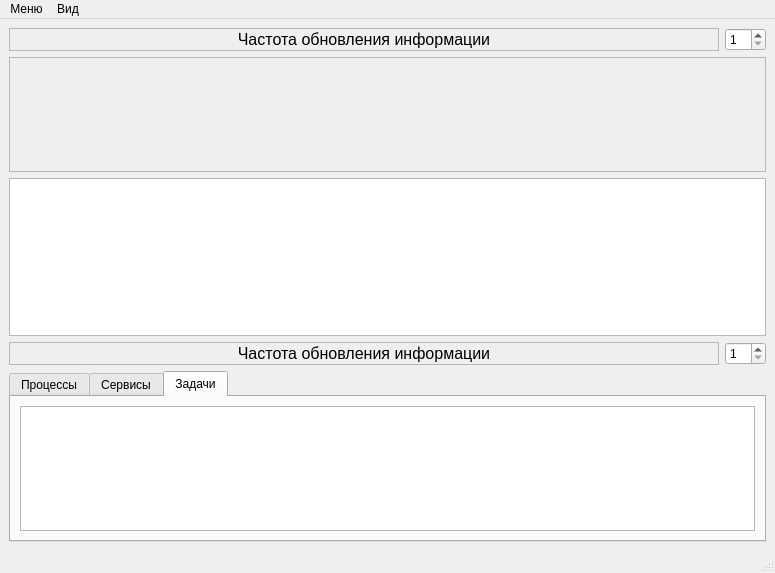
<?xml version="1.0" encoding="UTF-8"?>
<ui version="4.0">
 <class>MainWindow</class>
 <widget class="QMainWindow" name="MainWindow">
  <property name="geometry">
   <rect>
    <x>0</x>
    <y>0</y>
    <width>775</width>
    <height>573</height>
   </rect>
  </property>
  <property name="minimumSize">
   <size>
    <width>700</width>
    <height>500</height>
   </size>
  </property>
  <property name="maximumSize">
   <size>
    <width>1000</width>
    <height>800</height>
   </size>
  </property>
  <property name="cursor">
   <cursorShape>PointingHandCursor</cursorShape>
  </property>
  <property name="windowTitle">
   <string>Диспетчер задач</string>
  </property>
  <widget class="QWidget" name="centralwidget">
   <layout class="QHBoxLayout" name="horizontalLayout_5">
    <item>
     <layout class="QVBoxLayout" name="verticalLayout_4">
      <item>
       <layout class="QVBoxLayout" name="verticalLayout">
        <item>
         <layout class="QHBoxLayout" name="horizontalLayout">
          <item>
           <widget class="QLabel" name="label">
            <property name="sizePolicy">
             <sizepolicy hsizetype="Expanding" vsizetype="Expanding">
              <horstretch>0</horstretch>
              <verstretch>0</verstretch>
             </sizepolicy>
            </property>
            <property name="font">
             <font>
              <family>Arial</family>
              <pointsize>12</pointsize>
              <bold>false</bold>
             </font>
            </property>
            <property name="frameShape">
             <enum>QFrame::StyledPanel</enum>
            </property>
            <property name="lineWidth">
             <number>8</number>
            </property>
            <property name="midLineWidth">
             <number>8</number>
            </property>
            <property name="text">
             <string>Частота обновления информации</string>
            </property>
            <property name="textFormat">
             <enum>Qt::RichText</enum>
            </property>
            <property name="alignment">
             <set>Qt::AlignCenter</set>
            </property>
           </widget>
          </item>
          <item>
           <widget class="QSpinBox" name="spinBox">
            <property name="minimum">
             <number>1</number>
            </property>
           </widget>
          </item>
         </layout>
        </item>
        <item>
         <widget class="QPlainTextEdit" name="CPU_info">
          <property name="enabled">
           <bool>false</bool>
          </property>
          <property name="maximumSize">
           <size>
            <width>16777215</width>
            <height>150</height>
           </size>
          </property>
         </widget>
        </item>
        <item>
         <widget class="QTreeView" name="treeView"/>
        </item>
       </layout>
      </item>
      <item>
       <layout class="QVBoxLayout" name="verticalLayout_2">
        <item>
         <layout class="QHBoxLayout" name="horizontalLayout_2">
          <item>
           <widget class="QLabel" name="label_2">
            <property name="sizePolicy">
             <sizepolicy hsizetype="Expanding" vsizetype="Expanding">
              <horstretch>0</horstretch>
              <verstretch>0</verstretch>
             </sizepolicy>
            </property>
            <property name="font">
             <font>
              <family>Arial</family>
              <pointsize>12</pointsize>
              <bold>false</bold>
             </font>
            </property>
            <property name="frameShape">
             <enum>QFrame::StyledPanel</enum>
            </property>
            <property name="lineWidth">
             <number>8</number>
            </property>
            <property name="midLineWidth">
             <number>8</number>
            </property>
            <property name="text">
             <string>Частота обновления информации</string>
            </property>
            <property name="textFormat">
             <enum>Qt::RichText</enum>
            </property>
            <property name="alignment">
             <set>Qt::AlignCenter</set>
            </property>
           </widget>
          </item>
          <item>
           <widget class="QSpinBox" name="spinBox_2">
            <property name="minimum">
             <number>1</number>
            </property>
           </widget>
          </item>
         </layout>
        </item>
        <item>
         <widget class="QTabWidget" name="tabWidget">
          <property name="currentIndex">
           <number>2</number>
          </property>
          <widget class="QWidget" name="processes">
           <attribute name="title">
            <string>Процессы</string>
           </attribute>
           <layout class="QHBoxLayout" name="horizontalLayout_3">
            <item>
             <widget class="QTableView" name="processes_view">
              <attribute name="horizontalHeaderCascadingSectionResizes">
               <bool>true</bool>
              </attribute>
              <attribute name="horizontalHeaderHighlightSections">
               <bool>false</bool>
              </attribute>
              <attribute name="horizontalHeaderStretchLastSection">
               <bool>true</bool>
              </attribute>
             </widget>
            </item>
           </layout>
          </widget>
          <widget class="QWidget" name="services">
           <attribute name="title">
            <string>Сервисы</string>
           </attribute>
           <layout class="QHBoxLayout" name="horizontalLayout_4">
            <item>
             <widget class="QTableView" name="services_view"/>
            </item>
           </layout>
          </widget>
          <widget class="QWidget" name="tasks">
           <attribute name="title">
            <string>Задачи</string>
           </attribute>
           <layout class="QHBoxLayout" name="horizontalLayout_6">
            <item>
             <widget class="QTableView" name="tableView"/>
            </item>
           </layout>
          </widget>
         </widget>
        </item>
       </layout>
      </item>
     </layout>
    </item>
   </layout>
  </widget>
  <widget class="QMenuBar" name="menubar">
   <property name="geometry">
    <rect>
     <x>0</x>
     <y>0</y>
     <width>775</width>
     <height>22</height>
    </rect>
   </property>
   <widget class="QMenu" name="menu">
    <property name="title">
     <string>Меню</string>
    </property>
    <addaction name="action"/>
   </widget>
   <widget class="QMenu" name="menu_2">
    <property name="title">
     <string>Вид</string>
    </property>
    <widget class="QMenu" name="menu_3">
     <property name="title">
      <string>Установить размер</string>
     </property>
     <addaction name="action_2"/>
     <addaction name="action_3"/>
    </widget>
    <addaction name="menu_3"/>
   </widget>
   <addaction name="menu"/>
   <addaction name="menu_2"/>
  </widget>
  <widget class="QStatusBar" name="statusbar"/>
  <action name="action_2">
   <property name="text">
    <string>Минимальный размер</string>
   </property>
  </action>
  <action name="action_3">
   <property name="text">
    <string>Максимальный размер</string>
   </property>
  </action>
  <action name="action">
   <property name="text">
    <string>Выход</string>
   </property>
  </action>
 </widget>
 <resources/>
 <connections/>
</ui>
